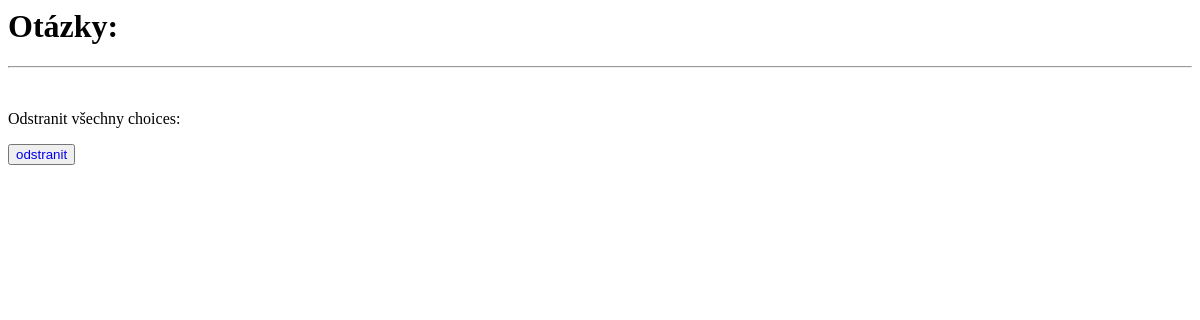
The app's page /, older data.
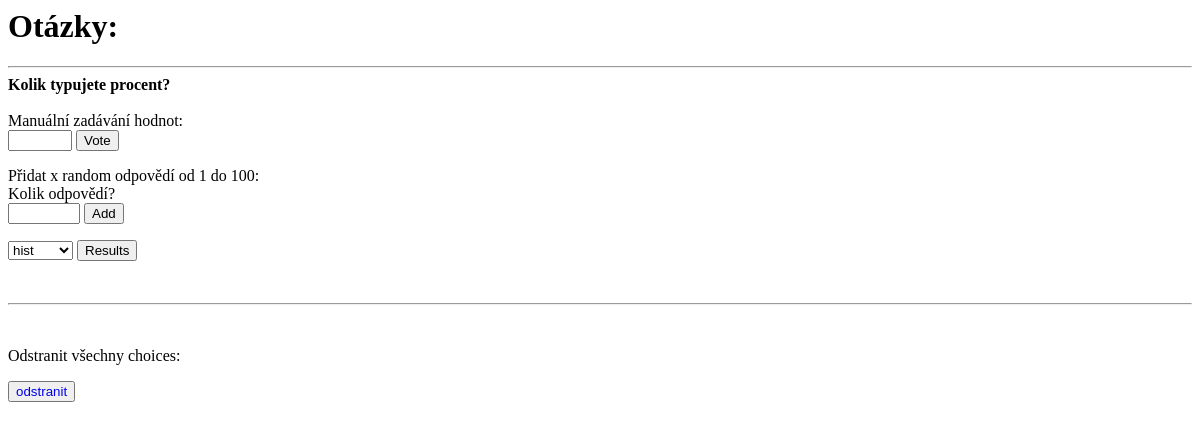
The same page, newer data.
### datadraw/models.py (models this page shows, shortened)
class Question(models.Model):
    question_text = models.CharField(max_length=200)

### datadraw/views.py (the view, shortened to what this page needs)
# urls.py: path('', IndexView, name='home'),
def IndexView(request):
  questions = Question.objects.all()
  context = { 'questions' : questions }
  return render(request, 'index.html', context)

### datadraw/templates/index.html (shortened to what this page needs)
<h1>Otázky:</h1>
<hr>
{% for q in questions %}
<div style="font-weight:bold">{{ q.question_text }}</div>
<div>
  <br>
  <div>Manuální zadávání hodnot:</div>
  <form action="{% url 'home' %}" method="post">
    <input type="number" name="choice" min="1" max="100" />
    <input type="submit" value="Vote">
    </form>
    <div>Přidat x random odpovědí od 1 do 100:</div>
  <form action="{% url 'random' q.pk %}" method="post">
    <div>Kolik odpovědí?</div><input type="number" name="choice" min="1" max="1000" />
    <input type="submit" value="Add">
    </form>
</div>
<div>
  <form action="{% url 'results' q.pk %}" method="post">
    <select name="choice" id="type-of-graph">
      <option value="hist">hist</option>
    </select>
    <input type="submit" value="Results">
    </form>
</div>
<hr>
{% endfor %}
<p>Odstranit všechny choices:</p>
<button><a href={% url 'delete_all_choices' %} style="text-decoration:none">odstranit</a></button>

Row changes from the older to the newer data that the page shows:
added Question: question_text "Kolik typujete procent?"
